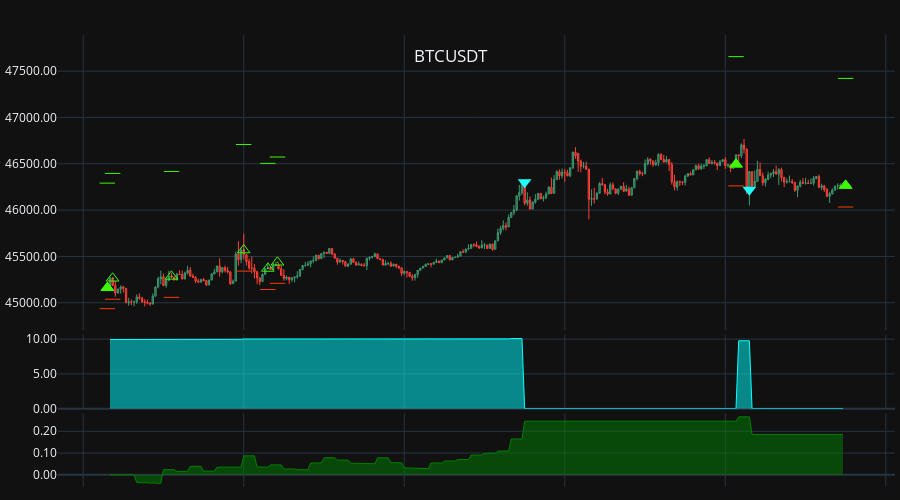

Notebook code cell kept with this figure:
### Code cell
chart_signals(rep[0], symbol, ohlc, '1Min',  show_signals=True, height=500)

### Figure 1 — Plotly figure (JSON) as saved in the notebook; plotly's stock layout.template omitted (floating-point values rounded to 4 significant figures; data arrays with more than 128 entries replaced by an {"elided": "..."} marker saying what was removed)
{"data": [{"close": {"elided": "275 float values"}, "high": {"elided": "275 float values"}, "line": {"width": 1}, "low": {"elided": "275 float values"}, "name": "Master_0", "open": {"elided": "275 float values"}, "type": "candlestick", "uid": "8306b62d-d8c9-4d2a-bf36-e99b8764466a", "x": {"elided": "275 str values"}, "xaxis": "x", "yaxis": "y"}, {"marker": {"color": "#3cfa00", "size": 12, "symbol": "triangle-up"}, "mode": "markers", "name": "BOT", "type": "scatter", "uid": "a10e9bd1-0a56-4394-9bdf-df1e969b4a0a", "x": ["2024-01-10T15:09:01", "2024-01-10T19:04:01", "2024-01-10T19:44:59"], "xaxis": "x", "y": [45160.0, 46490.0, 46260.0], "yaxis": "y"}, {"marker": {"color": "#20ffff", "size": 12, "symbol": "triangle-down"}, "mode": "markers", "name": "SLD", "type": "scatter", "uid": "6140085c-51ba-4172-8087-df686abf9655", "x": ["2024-01-10T17:44:59", "2024-01-10T19:08:59"], "xaxis": "x", "y": [46300.0, 46220.0], "yaxis": "y"}, {"marker": {"color": "#3cfa00", "size": 11, "symbol": "triangle-up-open-dot"}, "mode": "markers", "name": "LONG", "text": ["", "", "", "", "", "", "", ""], "type": "scatter", "uid": "a6445c1f-9978-4c8d-9e2b-05fe2d48ebb3", "x": ["2024-01-10T15:09:01", "2024-01-10T15:10:59", "2024-01-10T15:32:59", "2024-01-10T15:59:59", "2024-01-10T16:09:01", "2024-01-10T16:12:36", "2024-01-10T19:04:01", "2024-01-10T19:44:59"], "xaxis": "x", "y": [45160.0, 45260.0, 45280.0, 45569, 45370.0, 45440.0, 46490.0, 46260.0], "yaxis": "y"}, {"marker": {"color": "#3cfa00", "size": 11, "symbol": "line-ew-open"}, "mode": "markers", "name": "Take", "type": "scatter", "uid": "1f8fe5a7-04da-42b5-937c-75d6455c5471", "x": ["2024-01-10T15:09:01", "2024-01-10T15:10:59", "2024-01-10T15:32:59", "2024-01-10T15:59:59", "2024-01-10T16:09:01", "2024-01-10T16:12:36", "2024-01-10T19:04:01", "2024-01-10T19:44:59"], "xaxis": "x", "y": [46291, 46400.0, 46420.0, 46710.0, 46500.0, 46570.0, 47660.0, 47420.0], "yaxis": "y"}, {"marker": {"color": "#fa3c00", "size": 11, "symbol": "line-ew-open"}, "mode": "markers", "name": "Stop", "type": "scatter", "uid": "6b537d3c-db14-4872-851f-41e302e399a1", "x": ["2024-01-10T15:09:01", "2024-01-10T15:10:59", "2024-01-10T15:32:59", "2024-01-10T15:59:59", "2024-01-10T16:09:01", "2024-01-10T16:12:36", "2024-01-10T19:04:01", "2024-01-10T19:44:59"], "xaxis": "x", "y": [44940.0, 45040.0, 45060.0, 45340.0, 45140.0, 45210.0, 46260.0, 46030.0], "yaxis": "y"}, {"marker": {"color": "#20ffff", "size": 11, "symbol": "triangle-down-open-dot"}, "mode": "markers", "name": "SHORTS", "text": [], "type": "scatter", "uid": "4a063387-3893-49d5-bcd0-eaddc10ea3ce", "x": [], "xaxis": "x", "y": [], "yaxis": "y"}, {"marker": {"color": "#3cfa00", "size": 11, "symbol": "line-ew-open"}, "mode": "markers", "name": "Take", "type": "scatter", "uid": "5956b667-8dad-4975-a54b-d7edc10118da", "x": [], "xaxis": "x", "y": [], "yaxis": "y"}, {"marker": {"color": "#fa3c00", "size": 11, "symbol": "line-ew-open"}, "mode": "markers", "name": "Stop", "type": "scatter", "uid": "bc7cd1f4-a582-4aaf-af0f-4d123aac5c0b", "x": [], "xaxis": "x", "y": [], "yaxis": "y"}, {"marker": {"color": "#ffffff", "size": 11, "symbol": "circle-open-dot"}, "mode": "markers", "name": "EXITS", "text": ["Take triggered", "Stop triggered"], "type": "scatter", "uid": "1053797b-d362-467e-a4ea-6845f9ee405d", "x": ["2024-01-10T17:44:59", "2024-01-10T19:08:59"], "xaxis": "x", "y": [null, null], "yaxis": "y"}, {"fill": "tozeroy", "line": {"color": "cyan", "width": 1}, "mode": "lines", "name": "Leverage", "type": "scatter", "uid": "8781e279-b5d6-4924-911c-e7589d83f27f", "x": {"elided": "275 str values"}, "xaxis": "x", "y": {"elided": "275 float values"}, "yaxis": "y2"}, {"fill": "tozeroy", "line": {"color": "green", "width": 1}, "mode": "lines", "name": "BTCUSDT_PnL", "type": "scatter", "uid": "c70a0dfc-4444-45aa-b49a-e8b4c2bc207d", "x": {"elided": "275 str values"}, "xaxis": "x", "y": {"elided": "275 float values"}, "yaxis": "y3"}], "layout": {"dragmode": "zoom", "height": 500, "hoverdistance": 1000, "hovermode": "x unified", "margin": {"b": 5, "l": 5, "r": 5, "t": 35}, "modebar": {"add": ["drawline", "drawopenpath", "drawrect", "eraseshape"]}, "newshape": {"line": {"color": "yellow", "width": 1}}, "showlegend": false, "title": {"text": " BTCUSDT", "x": 0.5, "xanchor": "center", "y": 0.9, "yanchor": "top"}, "xaxis": {"anchor": "y", "domain": [0, 1], "hoverformat": "%d-%b-%y %H:%M", "matches": "x3", "rangeslider": {"visible": false}, "showspikes": true, "showticklabels": false, "spikecolor": "#306020", "spikedash": "dot", "spikemode": "across", "spikesnap": "cursor", "spikethickness": 1}, "xaxis2": {"anchor": "y2", "domain": [0, 1], "matches": "x3", "showspikes": true, "showticklabels": false, "spikecolor": "#306020", "spikedash": "dot", "spikemode": "across", "spikesnap": "cursor", "spikethickness": 1}, "xaxis3": {"anchor": "y3", "domain": [0, 1], "showspikes": true, "spikecolor": "#306020", "spikedash": "dot", "spikemode": "across", "spikesnap": "cursor", "spikethickness": 1}, "yaxis": {"anchor": "x", "domain": [0.3467, 1], "hoverformat": ".2f", "spikecolor": "#306020", "spikesnap": "cursor", "spikethickness": 1, "tickformat": ".2f"}, "yaxis2": {"anchor": "x2", "domain": [0.1733, 0.3367], "spikecolor": "#306020", "spikesnap": "cursor", "spikethickness": 1, "tickformat": ".2f"}, "yaxis3": {"anchor": "x3", "domain": [0, 0.1633], "spikecolor": "#306020", "spikesnap": "cursor", "spikethickness": 1, "tickformat": ".2f"}}}
